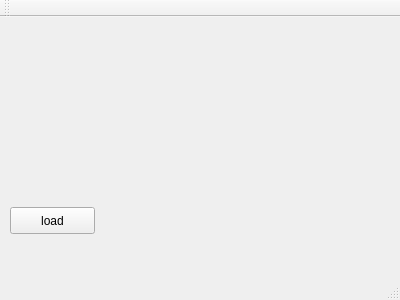
<?xml version="1.0" encoding="UTF-8"?>
<ui version="4.0">
 <class>MainWindow</class>
 <widget class="QMainWindow" name="MainWindow">
  <property name="geometry">
   <rect>
    <x>0</x>
    <y>0</y>
    <width>400</width>
    <height>300</height>
   </rect>
  </property>
  <property name="windowTitle">
   <string>MainWindow</string>
  </property>
  <widget class="QWidget" name="centralWidget">
   <widget class="QPushButton" name="pushButtonLoad">
    <property name="geometry">
     <rect>
      <x>10</x>
      <y>190</y>
      <width>85</width>
      <height>27</height>
     </rect>
    </property>
    <property name="text">
     <string>load</string>
    </property>
   </widget>
  </widget>
  <widget class="QMenuBar" name="menuBar">
   <property name="geometry">
    <rect>
     <x>0</x>
     <y>0</y>
     <width>400</width>
     <height>23</height>
    </rect>
   </property>
  </widget>
  <widget class="QToolBar" name="mainToolBar">
   <attribute name="toolBarArea">
    <enum>TopToolBarArea</enum>
   </attribute>
   <attribute name="toolBarBreak">
    <bool>false</bool>
   </attribute>
  </widget>
  <widget class="QStatusBar" name="statusBar"/>
 </widget>
 <layoutdefault spacing="6" margin="11"/>
 <resources/>
 <connections/>
</ui>
